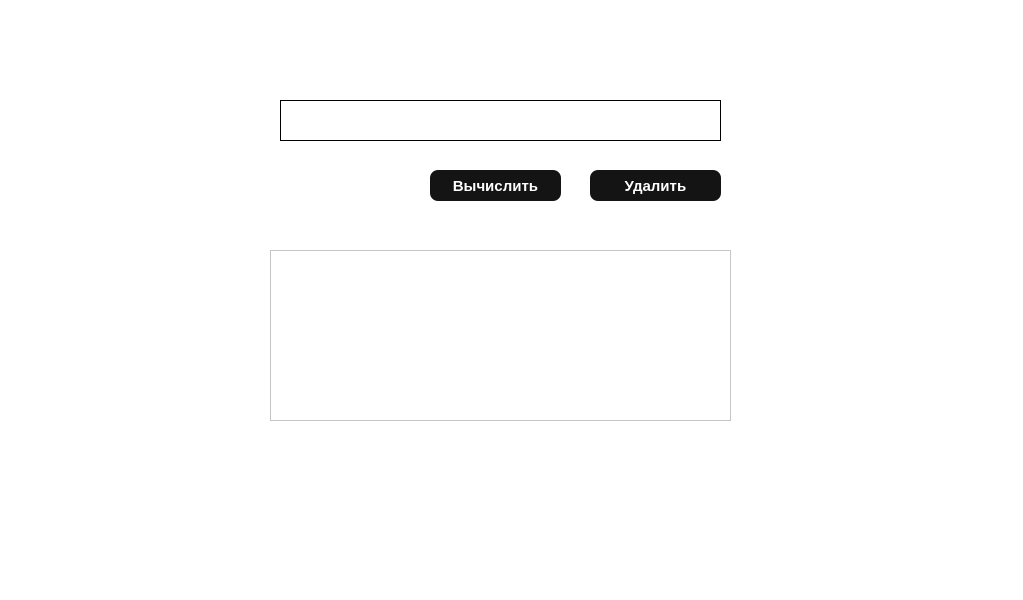
<?xml version="1.0" encoding="UTF-8"?>
<ui version="4.0">
 <class>MainWindow</class>
 <widget class="QMainWindow" name="MainWindow">
  <property name="geometry">
   <rect>
    <x>0</x>
    <y>0</y>
    <width>1023</width>
    <height>600</height>
   </rect>
  </property>
  <property name="windowTitle">
   <string>MainWindow</string>
  </property>
  <property name="styleSheet">
   <string notr="true">background-color:white;
</string>
  </property>
  <widget class="QWidget" name="centralwidget">
   <widget class="QPushButton" name="pushButton">
    <property name="geometry">
     <rect>
      <x>430</x>
      <y>170</y>
      <width>131</width>
      <height>31</height>
     </rect>
    </property>
    <property name="font">
     <font>
      <pointsize>11</pointsize>
      <weight>75</weight>
      <bold>true</bold>
     </font>
    </property>
    <property name="styleSheet">
     <string notr="true">color:white;
background-color:rgb(20,20,20);
border-radius:8px;</string>
    </property>
    <property name="text">
     <string>Вычислить</string>
    </property>
   </widget>
   <widget class="QLineEdit" name="lineEdit">
    <property name="geometry">
     <rect>
      <x>280</x>
      <y>100</y>
      <width>441</width>
      <height>41</height>
     </rect>
    </property>
    <property name="font">
     <font>
      <pointsize>11</pointsize>
     </font>
    </property>
    <property name="styleSheet">
     <string notr="true">border: 1px solid black;</string>
    </property>
   </widget>
   <widget class="QTableWidget" name="tableWidget">
    <property name="geometry">
     <rect>
      <x>270</x>
      <y>250</y>
      <width>461</width>
      <height>171</height>
     </rect>
    </property>
   </widget>
   <widget class="QPushButton" name="pushButton_2">
    <property name="geometry">
     <rect>
      <x>590</x>
      <y>170</y>
      <width>131</width>
      <height>31</height>
     </rect>
    </property>
    <property name="font">
     <font>
      <pointsize>11</pointsize>
      <weight>75</weight>
      <bold>true</bold>
     </font>
    </property>
    <property name="styleSheet">
     <string notr="true">color:white;
background-color:rgb(20,20,20);
border-radius:8px;</string>
    </property>
    <property name="text">
     <string>Удалить</string>
    </property>
   </widget>
  </widget>
 </widget>
 <resources/>
 <connections/>
</ui>
